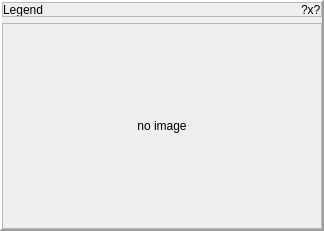
<?xml version="1.0" encoding="UTF-8"?>
<ui version="4.0">
 <class>USingleImageWidget</class>
 <widget class="QWidget" name="USingleImageWidget">
  <property name="geometry">
   <rect>
    <x>0</x>
    <y>0</y>
    <width>324</width>
    <height>231</height>
   </rect>
  </property>
  <property name="windowTitle">
   <string>Form</string>
  </property>
  <layout class="QVBoxLayout" name="verticalLayout">
   <property name="spacing">
    <number>0</number>
   </property>
   <property name="leftMargin">
    <number>0</number>
   </property>
   <property name="topMargin">
    <number>0</number>
   </property>
   <property name="rightMargin">
    <number>0</number>
   </property>
   <property name="bottomMargin">
    <number>0</number>
   </property>
   <item>
    <widget class="QFrame" name="frameSelectionBorder">
     <property name="frameShape">
      <enum>QFrame::Panel</enum>
     </property>
     <property name="frameShadow">
      <enum>QFrame::Raised</enum>
     </property>
     <property name="lineWidth">
      <number>2</number>
     </property>
     <layout class="QVBoxLayout" name="verticalLayout_2">
      <property name="leftMargin">
       <number>0</number>
      </property>
      <property name="topMargin">
       <number>0</number>
      </property>
      <property name="rightMargin">
       <number>0</number>
      </property>
      <property name="bottomMargin">
       <number>0</number>
      </property>
      <item>
       <widget class="QFrame" name="frame">
        <property name="maximumSize">
         <size>
          <width>16777215</width>
          <height>15</height>
         </size>
        </property>
        <property name="frameShape">
         <enum>QFrame::StyledPanel</enum>
        </property>
        <property name="frameShadow">
         <enum>QFrame::Raised</enum>
        </property>
        <layout class="QHBoxLayout" name="horizontalLayout">
         <property name="leftMargin">
          <number>0</number>
         </property>
         <property name="topMargin">
          <number>0</number>
         </property>
         <property name="rightMargin">
          <number>0</number>
         </property>
         <property name="bottomMargin">
          <number>0</number>
         </property>
         <item>
          <widget class="QLabel" name="labelLegend">
           <property name="text">
            <string>Legend</string>
           </property>
          </widget>
         </item>
         <item>
          <spacer name="horizontalSpacer">
           <property name="orientation">
            <enum>Qt::Horizontal</enum>
           </property>
           <property name="sizeHint" stdset="0">
            <size>
             <width>252</width>
             <height>15</height>
            </size>
           </property>
          </spacer>
         </item>
         <item>
          <widget class="QLabel" name="labelInfo">
           <property name="text">
            <string>?x?</string>
           </property>
          </widget>
         </item>
        </layout>
       </widget>
      </item>
      <item>
       <widget class="QScrollArea" name="scrollArea">
        <property name="widgetResizable">
         <bool>true</bool>
        </property>
        <widget class="QWidget" name="scrollAreaWidgetContents">
         <property name="geometry">
          <rect>
           <x>0</x>
           <y>0</y>
           <width>318</width>
           <height>204</height>
          </rect>
         </property>
         <layout class="QVBoxLayout" name="verticalLayout_3">
          <property name="spacing">
           <number>0</number>
          </property>
          <property name="leftMargin">
           <number>0</number>
          </property>
          <property name="topMargin">
           <number>0</number>
          </property>
          <property name="rightMargin">
           <number>0</number>
          </property>
          <property name="bottomMargin">
           <number>0</number>
          </property>
          <item>
           <widget class="QLabel" name="labelImage">
            <property name="text">
             <string>no image</string>
            </property>
            <property name="alignment">
             <set>Qt::AlignCenter</set>
            </property>
           </widget>
          </item>
         </layout>
        </widget>
       </widget>
      </item>
     </layout>
    </widget>
   </item>
  </layout>
 </widget>
 <resources/>
 <connections/>
</ui>
